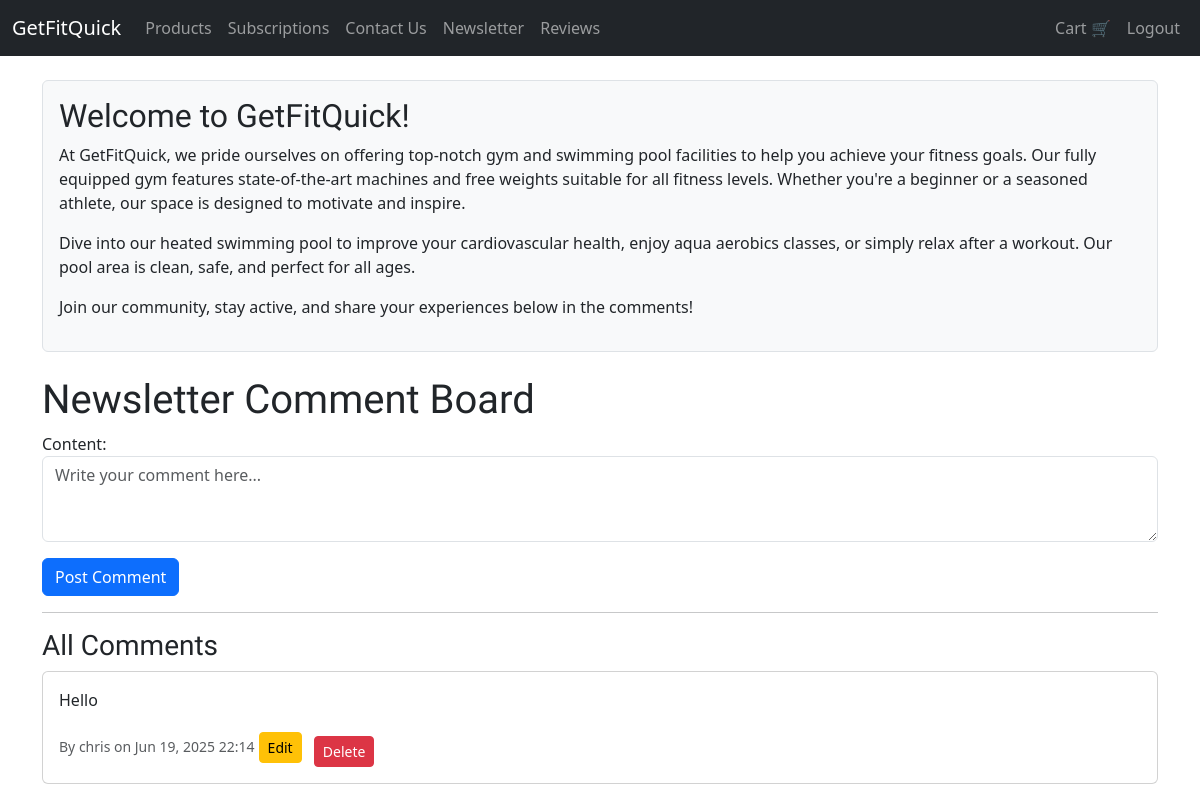
The page /newsletter/ (signed in) on the database as committed earlier.
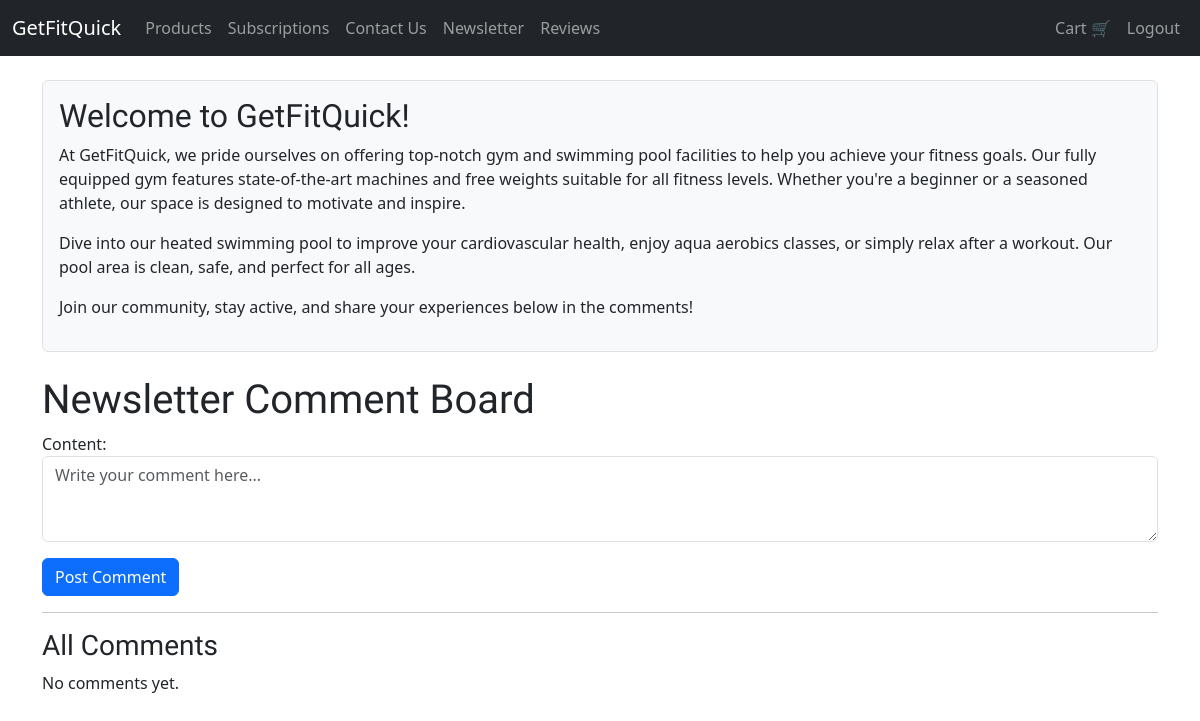
The same page on the database as committed later.
### newsletter/models.py (models this page shows, shortened)
class Comment(models.Model):
    user = models.ForeignKey(User, on_delete=models.CASCADE)
    content = models.TextField(max_length=500)
    created_at = models.DateTimeField(auto_now_add=True)

### newsletter/views.py (the view)
# urls.py: path('', views.comment_board, name='comment_board'),
@login_required
def comment_board(request):
    comments = Comment.objects.all().order_by('-created_at')
    if request.method == 'POST':
        form = CommentForm(request.POST)
        if form.is_valid():
            comment = form.save(commit=False)
            comment.user = request.user
            comment.save()
            return redirect('newsletter:comment_board')
    else:
        form = CommentForm()
    context = {
        'comments': comments,
        'form': form,
    }
    return render(request, 'newsletter/comment_board.html', context)

### newsletter/forms.py
class CommentForm(forms.ModelForm):
    class Meta:
        model = Comment
        fields = ['content']
        widgets = {
            'content': forms.Textarea(attrs={
                'rows': 3,
                'placeholder': 'Write your comment here...',
                'class': 'form-control'
            }),
        }

### cart/context_processors.py (called while the page is built)
def cart_item_count(request):
    if request.user.is_authenticated:
        count = CartItem.objects.filter(cart__user=request.user).aggregate(total=Sum('quantity'))['total']
        return {'cart_item_count': count or 0}
    return {'cart_item_count': 0}

### newsletter/templates/newsletter/comment_board.html (shortened to what this page needs)
{% extends 'base.html' %}
{% block content %}
<div class="newsletter-info mb-4 p-3 border rounded bg-light">
    <h2>Welcome to GetFitQuick!</h2>
    <p>
        At GetFitQuick, we pride ourselves on offering top-notch gym
        and swimming pool facilities to help you achieve your fitness goals.
        Our fully equipped gym features state-of-the-art machines and
        free weights suitable for all fitness levels. Whether you're a
        beginner or a seasoned athlete, our space is designed to motivate
        and inspire.
    </p>
    <p>
        Dive into our heated swimming pool to improve your cardiovascular
        health, enjoy aqua aerobics classes, or simply relax after a workout.
        Our pool area is clean, safe, and perfect for all ages.
    </p>
    <p>
        Join our community, stay active, and share your experiences below in the comments!
    </p>
</div>
<h1>Newsletter Comment Board</h1>
<form method="post">
  {{ form.as_p }}
  <button type="submit" class="btn btn-primary">Post Comment</button>
</form>
<hr>
<h3>All Comments</h3>
{% for comment in comments %}
  <div class="card mb-2">
    <div class="card-body">
      <p class="card-text">{{ comment.content }}</p>
      <small class="text-muted">By {{ comment.user.username }} on {{ comment.created_at|date:"M d, Y H:i" }}</small>
      {% if comment.user == request.user %}
      <a href="{% url 'newsletter:edit_comment' comment.id %}" class="btn btn-warning btn-sm me-2">Edit</a>
        <form action="{% url 'newsletter:delete_comment' comment.id %}" method="post" class="d-inline">
          <button type="submit" class="btn btn-danger btn-sm mt-2">Delete</button>
        </form>
      {% endif %}
    </div>
  </div>
{% empty %}
  <p>No comments yet.</p>
{% endfor %}
{% endblock %}

Rows that differ between the two databases and show on the page:
removed Comment: content "Hello", user.username "chris", created_at "Jun 19, 2025 22:14", shows "Edit"
Other text that changed with them:
text now shown: "No comments yet."
